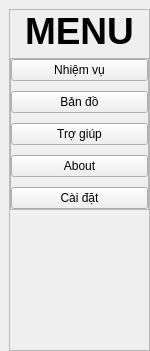
     <widget class="QWidget" name="leftMenu" native="true">
      <property name="minimumSize">
       <size>
        <width>150</width>
        <height>0</height>
       </size>
      </property>
      <property name="maximumSize">
       <size>
        <width>150</width>
        <height>16777215</height>
       </size>
      </property>
      <layout class="QVBoxLayout" name="verticalLayout_2">
       <property name="leftMargin">
        <number>9</number>
       </property>
       <property name="topMargin">
        <number>9</number>
       </property>
       <property name="rightMargin">
        <number>0</number>
       </property>
       <property name="bottomMargin">
        <number>0</number>
       </property>
       <item>
        <widget class="QFrame" name="frame">
         <property name="frameShape">
          <enum>QFrame::StyledPanel</enum>
         </property>
         <property name="frameShadow">
          <enum>QFrame::Raised</enum>
         </property>
         <layout class="QVBoxLayout" name="verticalLayout_3">
          <property name="leftMargin">
           <number>0</number>
          </property>
          <property name="topMargin">
           <number>0</number>
          </property>
          <property name="rightMargin">
           <number>0</number>
          </property>
          <property name="bottomMargin">
           <number>140</number>
          </property>
          <item alignment="Qt::AlignHCenter|Qt::AlignVCenter">
           <widget class="QLabel" name="menuLabel">
            <property name="minimumSize">
             <size>
              <width>0</width>
              <height>0</height>
             </size>
            </property>
            <property name="font">
             <font>
              <pointsize>28</pointsize>
              <weight>75</weight>
              <bold>true</bold>
             </font>
            </property>
            <property name="text">
             <string>MENU</string>
            </property>
           </widget>
          </item>
          <item>
           <widget class="QFrame" name="menuFrame">
            <property name="sizePolicy">
             <sizepolicy hsizetype="Preferred" vsizetype="Preferred">
              <horstretch>0</horstretch>
              <verstretch>0</verstretch>
             </sizepolicy>
            </property>
            <property name="frameShape">
             <enum>QFrame::StyledPanel</enum>
            </property>
            <property name="frameShadow">
             <enum>QFrame::Raised</enum>
            </property>
            <layout class="QVBoxLayout" name="verticalLayout_5">
             <property name="spacing">
              <number>10</number>
             </property>
             <property name="leftMargin">
              <number>0</number>
             </property>
             <property name="topMargin">
              <number>0</number>
             </property>
             <property name="rightMargin">
              <number>0</number>
             </property>
             <property name="bottomMargin">
              <number>0</number>
             </property>
             <item>
              <widget class="QPushButton" name="taskBtn">
               <property name="cursor">
                <cursorShape>PointingHandCursor</cursorShape>
               </property>
               <property name="text">
                <string>Nhiệm vụ</string>
               </property>
               <property name="icon">
                <iconset resource="../resources.qrc">
                 <normaloff>:/white_icons/icons/white_/clipboard.svg</normaloff>:/white_icons/icons/white_/clipboard.svg</iconset>
               </property>
              </widget>
             </item>
             <item>
              <widget class="QPushButton" name="mapBtn">
               <property name="cursor">
                <cursorShape>PointingHandCursor</cursorShape>
               </property>
               <property name="text">
                <string>Bản đồ</string>
               </property>
               <property name="icon">
                <iconset resource="../resources.qrc">
                 <normaloff>:/white_icons/icons/white_/map.svg</normaloff>:/white_icons/icons/white_/map.svg</iconset>
               </property>
              </widget>
             </item>
             <item>
              <widget class="QPushButton" name="helpBtn">
               <property name="cursor">
                <cursorShape>PointingHandCursor</cursorShape>
               </property>
               <property name="text">
                <string>Trợ giúp</string>
               </property>
               <property name="icon">
                <iconset resource="../resources.qrc">
                 <normaloff>:/white_icons/icons/white_/help-circle.svg</normaloff>:/white_icons/icons/white_/help-circle.svg</iconset>
               </property>
              </widget>
             </item>
             <item>
              <widget class="QPushButton" name="aboutBtn">
               <property name="cursor">
                <cursorShape>PointingHandCursor</cursorShape>
               </property>
               <property name="text">
                <string>About</string>
               </property>
               <property name="icon">
                <iconset resource="../resources.qrc">
                 <normaloff>:/white_icons/icons/white_/info.svg</normaloff>:/white_icons/icons/white_/info.svg</iconset>
               </property>
              </widget>
             </item>
             <item>
              <widget class="QPushButton" name="settingBtn">
               <property name="cursor">
                <cursorShape>PointingHandCursor</cursorShape>
               </property>
               <property name="text">
                <string>Cài đặt</string>
               </property>
               <property name="icon">
                <iconset resource="../resources.qrc">
                 <normaloff>:/white_icons/icons/white_/settings.svg</normaloff>:/white_icons/icons/white_/settings.svg</iconset>
               </property>
              </widget>
             </item>
            </layout>
           </widget>
          </item>
         </layout>
        </widget>
       </item>
      </layout>
     </widget>
